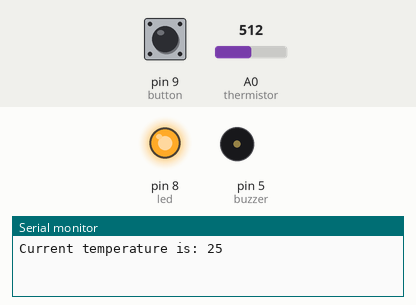
A sketch run on a simulated Arduino Uno, built with avr-gcc and run on an emulated ATmega328P. Shown: output pins drawn as LEDs (lit = HIGH), buzzer (waves = sounding), the last lines printed to the serial monitor. The inputs (shaded band) are chosen by the test bench; at power-on: A0 (thermistor) = 512, pin 9 (button) HIGH.

Above: at 1.8 s.
1.9 s: A0 (thermistor) set to 550
5.0 s: pin 9 (button) pulled LOW for 0.65 s
At 5.4 s:
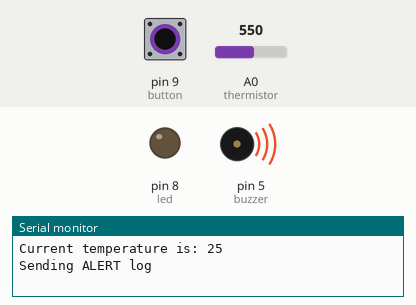
11.8 s: pin 9 (button) pulled LOW for 1 s
At 12.4 s:
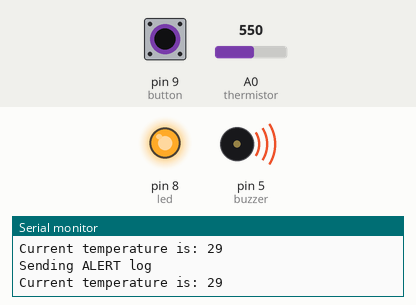
Timing chart, 0 to 21.9 s (numbered marks = the images above; inputs shaded):
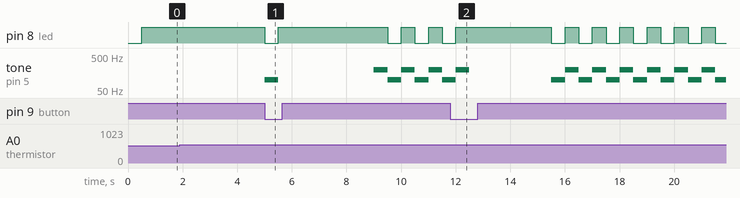

The sketch:

Lab3_FSM.ino
```cpp
int button;
int led;
int buzzer;
int thermistor;

//counting to show temperature.
int counter;

//analysing button clicks
int previousButton = 1;
int currentButton;


enum {IDLE, TEST, ALERT, ALARM, ALARM_COOL} state;
long int lastPressedTime;
int thermistorRead;
int thermistorThreshhold;
bool litUp = true;
bool firstPressed = false;

//yet again I am reusing code from previous labs, for circular arrays.
long int timestampArray[10];
bool testEventArray[10];
int currentIndex = 0;
bool isCircular = false;


void setup() {
  // put your setup code here, to run once:
  // PB1 (pin 9) - button. PB0 (pin 8) - LED.
  //PD5 (pin 5) - BUZZER. ADC0 (A0) - thermistor.
  buzzer = 5;
  led = 8;
  button = 9;
  thermistor = A0;

  //pinMode(buzzer, OUTPUT);
  pinMode(led, OUTPUT);
  pinMode(button, INPUT_PULLUP);
  //no need for pinMode for thermistor

  //for testing purposes
  thermistorThreshhold = 540;
  state = IDLE;
  Serial.begin(9600);

}
//record an alarm event.
void sendLog(bool type){
  if(currentIndex ==10){
      currentIndex=0;
      //if is circular, we have to keep that in mind when we're printing.
      isCircular = true;
    }
  timestampArray[currentIndex] = millis();
  testEventArray[currentIndex] = type;
  currentIndex+=1;
}

//check if a button was pressed.
boolean buttonPressed(){
  currentButton = digitalRead(button);
  //transition on falling edge
  if(currentButton - previousButton < 0){
    previousButton = currentButton;
    return true;
  }
  previousButton = currentButton;
  return false;
}

//print the last 10 events.
void printLog(){
  if(isCircular){
    for(int i =0; i < 10; i++){
      currentIndex+=1;
      Serial.print(timestampArray[currentIndex-1]);
      Serial.print(":  ");
      if(testEventArray[currentIndex -1]){
        Serial.print("ALARM");
      }
      else{
        Serial.print("TEST");
      }
      Serial.print(" | ");

      if(currentIndex == 10){
        currentIndex = 0;
      }
      }
      Serial.println("");
    }
    //Array is not circular. Print as usual.
    else{
      for(int i =0; i < currentIndex; i++){
        Serial.print(timestampArray[i]);
        Serial.print(":  ");
        if(testEventArray[i]){
          Serial.print("ALARM");
        }
        else{
          Serial.print("TEST");
        }
        Serial.print(" | ");
      }
      Serial.println("");
    }
}

void update_fsa(){
  //check state every 500ms. Needs button to be held up to 500ms.
  delay(500);
  thermistorRead = analogRead(thermistor);

  if(counter%10 == 0){
    //Serial.println(thermistorRead);
    Serial.print("Current temperature is: ");
    long int thermistorVal = 1024000/thermistorRead -1000;
    int temp = -1*thermistorVal/40 + 50;
    Serial.println(temp);
  }
  counter+=1;

  switch(state){
    case IDLE:
      digitalWrite(led, HIGH);
      noTone(buzzer);
      if(thermistorRead > thermistorThreshhold){
        state = ALERT;
      }
      else if(buttonPressed()){
        state = TEST;
      }
      break;

    case TEST:
      //run this only on entering the state.
      if(!firstPressed){
        firstPressed = !firstPressed;
        //For test purposes, we treat it as an "ALARM" event
        Serial.println("Sending TEST log");
        sendLog(false);
        printLog();
        lastPressedTime = millis();
      }
      digitalWrite(led, HIGH);
      tone(buzzer, 100);
      //10 seconds
      if(millis() - lastPressedTime > 10000){
        state = IDLE;
        //reset firstPressed variable.
        firstPressed = !firstPressed;
      }
      break;

    case ALERT:
      if(!firstPressed){
        firstPressed = !firstPressed;
        //record every ALERT event.
        Serial.println("Sending ALERT log");
        sendLog(true);
        lastPressedTime = millis();
      }
      digitalWrite(led, HIGH);
      if(thermistorRead < thermistorThreshhold){
        state = IDLE;
        firstPressed = !firstPressed;
      }
      //2 seconds before alert
      else if(millis() - lastPressedTime > 2000){
        state = ALARM;
        firstPressed = !firstPressed;
      }

      break;
    //alternate.

    case ALARM:
      litUp = !litUp;
      if(!firstPressed){
        firstPressed = !firstPressed;
        lastPressedTime = millis();
      }
      digitalWrite(led, litUp);
      //arbitrary values.
      if(litUp){
        tone(buzzer, 200);
      }
      else{
        tone(buzzer, 100);
      }
      if(buttonPressed()){
        state = IDLE;
        firstPressed = !firstPressed;
      }
      //10 minutes
      if(millis() - lastPressedTime > 600000){
        state = ALARM_COOL;
        firstPressed = !firstPressed;
      }
      break;

    case ALARM_COOL:
      litUp = !litUp;
      digitalWrite(led, litUp);
      noTone(buzzer);
      if(buttonPressed()){
        state = IDLE;
      }
      break;

  }
}

void loop() {
  update_fsa();
}
```

Measured:
- by itself, pin 8 (led): repeats every 1.0 s: LOW 0.50 s, HIGH 0.50 s
- by itself, tone on pin 5 (buzzer): plays 200 Hz for 0.50 s, 100 Hz for 0.50 s, 200 Hz for 0.50 s, 100 Hz for 0.50 s, 200 Hz for 0.50 s, 100 Hz for 0.50 s … (14 notes in this stretch)
